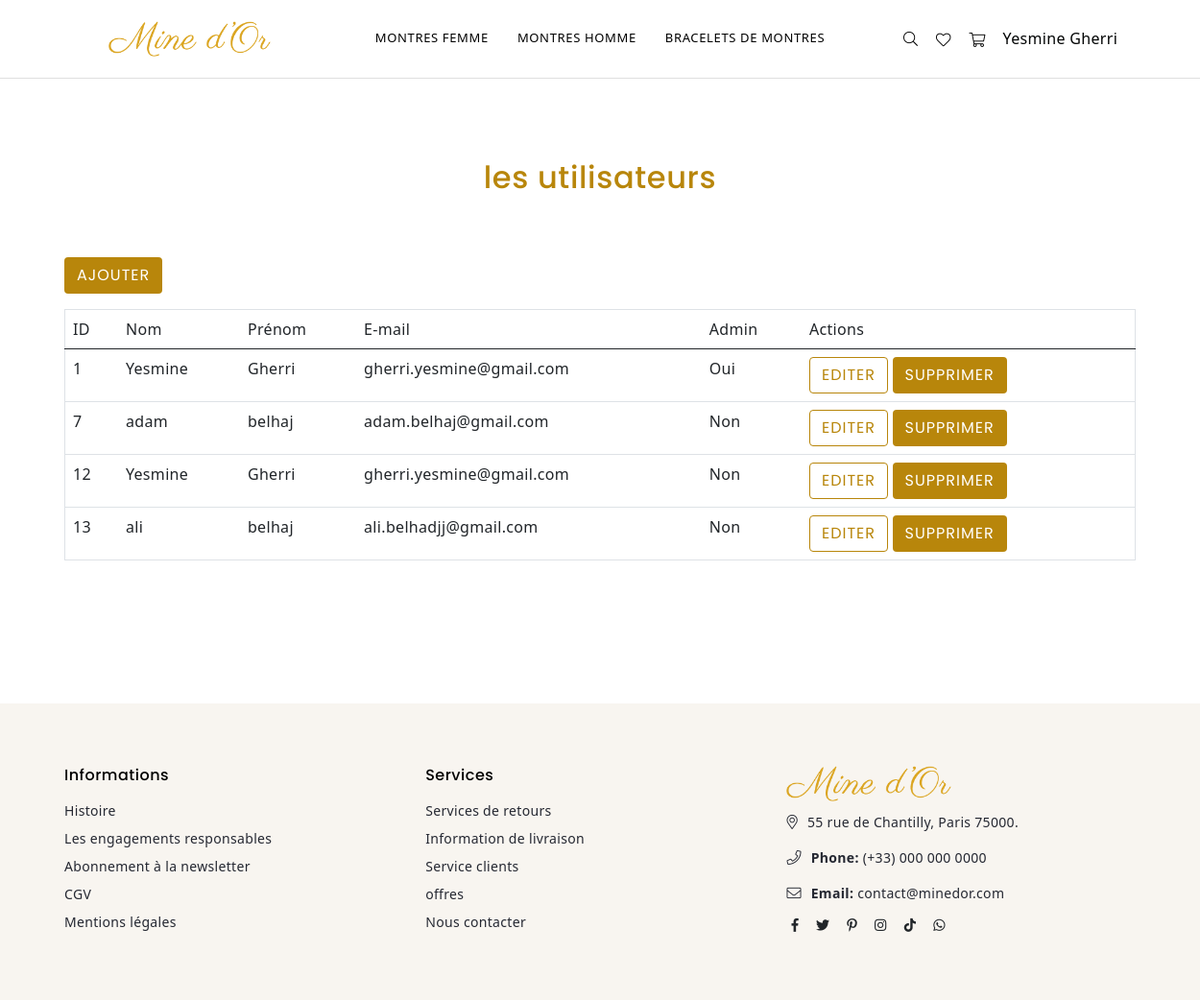
Screenshot of /index.php?p=users.listUsers (signed in) with the database file from the repository.
### tables this page shows
CREATE TABLE `categories` (
  `id` int(11) NOT NULL,
  `titre` varchar(255) DEFAULT NULL
);

CREATE TABLE `users` (
  `id` int(11) NOT NULL,
  `username` varchar(255) DEFAULT NULL,
  `password` char(60) DEFAULT NULL,
  `firstname` varchar(50) DEFAULT NULL,
  `lastname` varchar(50) DEFAULT NULL,
  `email` text DEFAULT NULL,
  `tel` varchar(15) DEFAULT NULL,
  `role` varchar(50) DEFAULT NULL
);

### core/Controller/Controller.php (called while the page is built, shortened)
<?php
class Controller{
    protected $viewPath;
    protected $template;
    protected function render($view, $variables = []){
        extract($variables);
        require($this->viewPath . str_replace('.', '/', $view) . '.php');
        $content = ob_get_clean();
        require($this->viewPath . 'templates/' . $this->template . '.php');
    }
}

### app/Controller/UsersController.php (called while the page is built, shortened)
<?php
class UsersController extends AppController {
    public function listUsers(){
        $users = $this->User->all();
        $this->render('users.listUsers', compact('users'));
    }
}

### public/index.php (called while the page is built, shortened)
<?php
require ROOT . '/app/App.php';
if(isset($_GET['p'])){
    $page = $_GET['p'];
}else{
    $page = 'home.index';
}
$page = explode('.', $page);
if($page[0] == 'admin'){
    $controller = '\App\Controller\Admin\\' . ucfirst($page[1]) . 'Controller';
    $action = $page[2];
} else{
    $action = $page[1];
}
$controller = new $controller();
$controller->$action();

### core/Table/Table.php (called while the page is built, shortened)
<?php
class Table
{
    protected $table;
    protected $db;
    public function __construct(Database $db)
    {
        $this->db = $db;
    }
    public function all(){
        return $this->query('SELECT * FROM ' . $this->table);
    }
    public function query($statement, $attributes = null, $one = false){
        if($attributes){
            return $this->db->prepare(
                $statement,
                $attributes,
                str_replace('Table', 'Entity', get_class($this)),
                $one
            );
        } else {
            return $this->db->query(
                $statement,
                str_replace('Table', 'Entity', get_class($this)),
                $one
            );
        }
    }
}

### core/Database/MysqlDatabase.php (called while the page is built, shortened)
<?php
class MysqlDatabase extends Database{
    private $db_name;
    private $db_user;
    private $db_pass;
    private $db_host;
    private $pdo;
    public function __construct($db_name, $db_user = 'root', $db_pass = 'root', $db_host = 'localhost'){
        $this->db_name = $db_name;
        $this->db_user = $db_user;
        $this->db_pass = $db_pass;
        $this->db_host = $db_host;
    }
    private function getPDO(){
        if($this->pdo === null){
            $pdo = new PDO('mysql:dbname=' . $this->db_name . ';host=' . $this->db_host, $this->db_user, $this->db_pass);
            $pdo->setAttribute(PDO::ATTR_ERRMODE, PDO::ERRMODE_EXCEPTION);
            $this->pdo = $pdo;
        }
        return $this->pdo;
    }
    public function query($statement, $class_name = null, $one = false){
        $req = $this->getPDO()->query($statement);
        if($class_name === null){
            $req->setFetchMode(PDO::FETCH_OBJ);
        } else{
            $req->setFetchMode(PDO::FETCH_CLASS, $class_name);
        }
        if($one) {
            $datas = $req->fetch();
        } else {
            $datas = $req->fetchAll();
        }
        return $datas;
    }
}

### app/Autoloader.php (called while the page is built, shortened)
<?php
class Autoloader{
    static function autoload($class){
        if (strpos($class, __NAMESPACE__ . '\\') === 0){
            $class = str_replace(__NAMESPACE__ . '\\', '', $class);
            $class = str_replace('\\', '/', $class);
        }
    }
}

### core/Autoloader.php (called while the page is built, shortened)
<?php
class Autoloader{
    static function autoload($class){
        if (strpos($class, __NAMESPACE__ . '\\') === 0){
            $class = str_replace(__NAMESPACE__ . '\\', '', $class);
            $class = str_replace('\\', '/', $class);
        }
    }
}

### app/App.php (called while the page is built, shortened)
<?php
class App{
    private $db_instance;
    private static $_instance;
    public static function getInstance(){
        if(is_null(self::$_instance)){
            self::$_instance = new App();
        }
        return self::$_instance;
    }
    public static function load(){
        require ROOT . '/app/Autoloader.php';
        require ROOT . '/core/Autoloader.php';
    }
    public function getTable($name){
        return new $class_name($this->getDb());
    }
    public function getDb(){
        $config = Config::getInstance(ROOT . '/config/config.php');
        if(is_null($this->db_instance)){
            $this->db_instance = new MysqlDatabase($config->get('db_name'), $config->get('db_user'), $config->get('db_pass'), $config->get('db_host'));
        }
        return $this->db_instance;
    }
}

### core/Config.php (called while the page is built, shortened)
<?php
class Config
{
    private $settings = [];
    private static $_instance;
    public static function getInstance($file)
    {
        if (is_null(self::$_instance)) {
            self::$_instance = new Config($file);
        }
        return self::$_instance;
    }
    public function __construct($file)
    {
        $this->settings = require($file);
    }
    public function get($key)
    {
        return $this->settings[$key];
    }
}

### config/config.php (called while the page is built)
<?php
return array(
    "db_user" => "root",
    "db_pass" => "root",
    "db_host" => "localhost",
    "db_name" => "mvc"
);

### app/Table/CategoryTable.php (called while the page is built, shortened)
<?php
class CategoryTable extends Table{
    public function all(){
        return $this->query("
            SELECT categories.id, categories.titre
            FROM categories");
    }
}

### app/Views/users/listUsers.php (the view, shortened to what this page needs)
<div id="page-content">
        <div class="container">
            <h1> les utilisateurs</h1>
<p>
    <a href="?p=users.add" class="btn btn-add">Ajouter</a>
</p>
<table class="table">
    <thead>
    <tr>
        <td>ID</td>
        <td>Nom</td>
        <td>Prénom</td>
        <td>E-mail</td>
        <td>Admin</td>
        <td>Actions</td>
    </tr>
    </thead>
    <tbody>
        <?php foreach($users as $user): ?>
        <tr>
            <td><?= $user->id; ?></td>
            <td><?= $user->firstname; ?></td>
            <td><?= $user->lastname; ?></td>
            <td><?= $user->email; ?></td>
            <td><?php if($user->role == 'ROLE_ADMIN') { echo 'Oui'; }  else { echo 'Non'; }?></td>
            <td>
                <a class="btn btn-edit" href="?p=users.edit&id=<?= $user->id; ?>">Editer</a>
                <form action="?p=users.delete" method="post" style="display: inline;">
                    <button type="submit" class="btn btn-delete">Supprimer</button>
                </form>
            </td>
        </tr>
        <?php endforeach; ?>
    </tbody>
</table>
        </div>        </div>

### app/Views/templates/default.php (shortened to what this page needs)
<!DOCTYPE html>
<html lang="fr">
  <head>
    <link rel="stylesheet" href="css/style.css?<?php echo date('l jS \of F Y h:i:s A');?>" />
    <link rel="stylesheet" href="css/responsive.css?<?php echo date('l jS \of F Y h:i:s A');?>" />
    <link href="https://cdn.jsdelivr.net/npm/bootstrap@5.0.2/dist/css/bootstrap.min.css" rel="stylesheet">
    <link rel="stylesheet" href="css/plugins.css?<?php echo date('l jS \of F Y h:i:s A');?>" />
  </head>
  <body class="body-index index-homepage">
    <div class="page-wrapper">
      <header
        id="header"
        class="header header-main d-flex align-items-center header-2 header-border"
      >
        <div class="container">
          <div class="row">
            <div
              class="col-6 col-sm-6 col-md-6 col-lg-3 align-self-center justify-content-start d-flex"
            >
              <div class="logo">
                <a href="index.php"><img src="images/logo-mine.png" > </a>
              </div>
            </div>
            <div
              class="col-1 col-sm-1 col-md-1 col-lg-6 align-self-center d-menu-col"
            >
             <?php include 'menu.php' ;?>
            </div>
            <div id="right-menu-items"
              class="col-6 col-sm-6 col-md-6 col-lg-3 align-self-center icons-col text-right d-flex"
            >
              <div class="site-search iconset">
                <i class="icon an an-search-l"></i>
              </div>
              <div class="wishlist-link iconset">
                <a href="?p=wishlist.index"
                  ><i class="icon an an-heart-l icon-black"></i>
                </a>
              </div>
              <div class="header-cart iconset">
                <a
                  href="?p=panier.index"
                  class="site-header__cart btn-minicart"
                >
                  <i class="icon an an-cart-l icon-black"></i>
                </a>
              </div>
              <div class="user-link iconset">
              <?php if (isset($_SESSION['user'])) {  ?>
              <nav class="grid__item" id="AccessibleNav">
                <ul id="siteNav" class="site-nav medium center hidearrow">
                    <li class="lvl1 parent dropdown_nav"><?php echo $_SESSION['user']->firstname . " " .$_SESSION['user']->lastname ;?>
                </li>
              </ul>
              </nav>
              <?php } else { ?>
          <a href="?p=users.login" class="connexion">Connexion</a>
          <?php }?>
              </div>
            </div>
          </div>
        </div>
      </header>
    <?= $content ?>
      <div class="footer footer-2">
        <div class="footer-top clearfix">
          <div class="container">
            <div class="row">
              <div class="col-12 col-sm-12 col-md-4 col-lg-2 footer-links">
                <h4 class="h4">Informations</h4>
                <ul>
                  <li><a href="#">Histoire</a></li>
                  <li>
                    <a href="#"
                      >Les engagements responsables</a
                    >
                  </li>
                  <li><a href="#">Abonnement à la newsletter</a></li>
                  <li><a href="?p=footer.cgv">CGV</a></li>
                  <li><a href="?p=footer.mentions">Mentions légales</a></li>
                </ul>
              </div>
              <div class="col-12 col-sm-12 col-md-4 col-lg-2 footer-links">
                <h4 class="h4">Services</h4>
                <ul>
                  <li><a href="#">Services de retours</a></li>
                  <li><a href="#">Information de livraison</a></li>
                  <li><a href="#">Service clients</a></li>
                  <li><a href="#">offres</a></li>
                  <li><a href="?p=footer.contact">Nous contacter</a></li>
                </ul>
              </div>
              <div class="col-12 col-sm-12 col-md-4 col-lg-4 footer-contact">
                <img src="images/logo-mine.png" href="index.php">
                <p class="address d-flex align-items-center">
                  <i class="an an-map-marker-al"></i> 55 rue de Chantilly, Paris
                  75000.
                </p>
                <p class="phone d-flex align-items-center">
                  <i class="an an-phone-l"></i> <b class="me-1">Phone:</b> (+33)
                  000 000 0000
                </p>
                <p class="email d-flex align-items-center">
                  <i class="an an-envelope-l"></i>
                  <b class="me-1">Email:</b> contact@minedor.com
                </p>
                <ul class="list-inline social-icons mt-3">
                  <li class="list-inline-item">
                    <a
                      href="#"
                      data-bs-toggle="tooltip"
                      data-bs-placement="top"
                      title="Facebook"
                      ><i class="an an-facebook" aria-hidden="true"></i
                    ></a>
                  </li>
                  <li class="list-inline-item">
                    <a
                      href="#"
                      data-bs-toggle="tooltip"
                      data-bs-placement="top"
                      title="Twitter"
                      ><i class="an an-twitter" aria-hidden="true"></i
                    ></a>
                  </li>
                  <li class="list-inline-item">
                    <a
                      href="#"
                      data-bs-toggle="tooltip"
                      data-bs-placement="top"
                      title="Pinterest"
                      ><i class="an an-pinterest-p" aria-hidden="true"></i
                    ></a>
                  </li>
                  <li class="list-inline-item">
                    <a
                      href="#"
                      data-bs-toggle="tooltip"
                      data-bs-placement="top"
                      title="Instagram"
                      ><i class="an an-instagram" aria-hidden="true"></i
                    ></a>
                  </li>
                  <li class="list-inline-item">
                    <a
                      href="#"
                      data-bs-toggle="tooltip"
                      data-bs-placement="top"
                      title="TikTok"
                      ><i class="an an-tiktok" aria-hidden="true"></i
                    ></a>
                  </li>
                  <li class="list-inline-item">
                    <a
                      href="#"
                      data-bs-toggle="tooltip"
                      data-bs-placement="top"
                      title="Whatsapp"
                      ><i class="an an-whatsapp" aria-hidden="true"></i
                    ></a>
                  </li>
                </ul>
              </div>
            </div>
          </div>
        </div>
      </div>
    </div>
  </body>
</html>

### app/Views/templates/menu.php (shortened to what this page needs)
 <?php
         $categories = App::getInstance()->getTable('Category')->all();
?>
              <div class="row">
                <div
                  class="col-1 col-sm-12 col-md-12 col-lg-12 align-self-center d-menu-col"
                >
                  <nav class="grid__item" id="AccessibleNav">
                    <ul id="siteNav" class="site-nav medium center hidearrow">
                      <?php foreach ($categories as $categorie) {
                          ?>
                          <li class="lvl1 parent dropdown_nav">
                              <a href="?p=category.index&id=<?= $categorie->id;?>"
                          ><?php echo $categorie->titre;?> </a>
                      </li>
                          <?php
                      } ?>
                    </ul>
                  </nav>
                </div>
              </div>

### public/css/responsive.css (style rules this page uses)
#right-menu-items { display: none; }

### rows the page displays
categories: titre "MONTRES FEMME"
categories: titre "MONTRES HOMME"
categories: titre "BRACELETS DE MONTRES"
users: firstname "Yesmine", lastname "Gherri", id "1", email "gherri.yesmine@gmail.com", role "Oui"
users: id "7", firstname "adam", lastname "belhaj", email "adam.belhaj@gmail.com", role "Non"
users: id "12", firstname "Yesmine", lastname "Gherri", email "gherri.yesmine@gmail.com", role "Non"
users: id "13", firstname "ali", lastname "belhaj", email "ali.belhadjj@gmail.com", role "Non"
